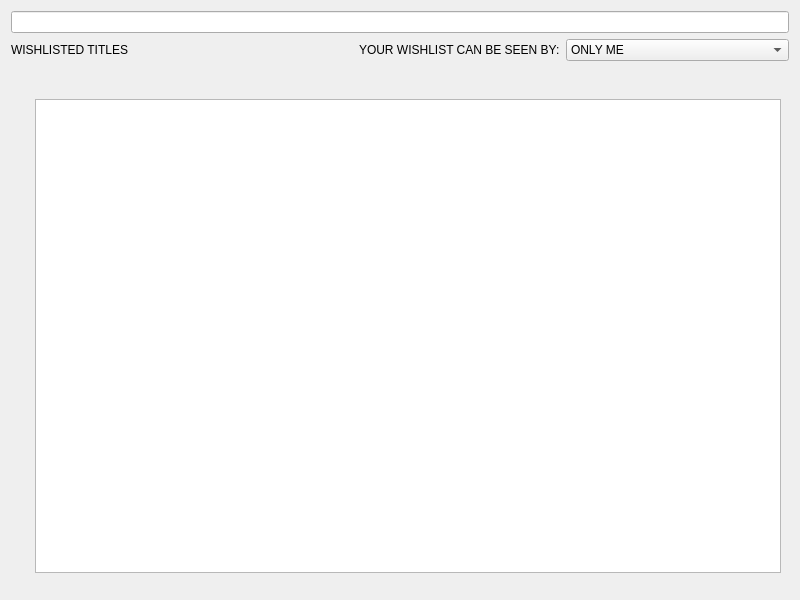
<?xml version="1.0" encoding="UTF-8"?>
<ui version="4.0">
 <class>WishlistPage</class>
 <widget class="QWidget" name="WishlistPage">
  <property name="geometry">
   <rect>
    <x>0</x>
    <y>0</y>
    <width>800</width>
    <height>600</height>
   </rect>
  </property>
  <property name="windowTitle">
   <string>Form</string>
  </property>
  <layout class="QVBoxLayout" name="verticalLayout">
   <item>
    <layout class="QHBoxLayout" name="filtersLayout">
     <item>
      <widget class="QLineEdit" name="searchEdit"/>
     </item>
    </layout>
   </item>
   <item>
    <layout class="QHBoxLayout" name="headerLayout">
     <item>
      <widget class="QLabel" name="titleLabel">
       <property name="text">
        <string>WISHLISTED TITLES</string>
       </property>
      </widget>
     </item>
     <item>
      <spacer name="headerSpacer">
       <property name="orientation">
        <enum>Qt::Horizontal</enum>
       </property>
       <property name="sizeHint" stdset="0">
        <size>
         <width>40</width>
         <height>20</height>
        </size>
       </property>
      </spacer>
     </item>
     <item>
      <widget class="QLabel" name="visibilityLabel">
       <property name="text">
        <string>YOUR WISHLIST CAN BE SEEN BY:</string>
       </property>
      </widget>
     </item>
     <item>
      <widget class="QComboBox" name="visibilityComboBox">
       <property name="sizePolicy">
        <sizepolicy hsizetype="MinimumExpanding" vsizetype="Fixed">
         <horstretch>0</horstretch>
         <verstretch>0</verstretch>
        </sizepolicy>
       </property>
       <item>
        <property name="text">
         <string>ONLY ME</string>
        </property>
       </item>
       <item>
        <property name="text">
         <string>FRIENDS ONLY</string>
        </property>
       </item>
       <item>
        <property name="text">
         <string>EVERYONE</string>
        </property>
       </item>
      </widget>
     </item>
    </layout>
   </item>
   <item>
    <widget class="QStackedWidget" name="contentsStack">
     <widget class="QWidget" name="resultsPage">
      <layout class="QVBoxLayout" name="resultsPageLayout">
       <property name="spacing">
        <number>0</number>
       </property>
       <property name="leftMargin">
        <number>24</number>
       </property>
       <property name="topMargin">
        <number>32</number>
       </property>
       <property name="rightMargin">
        <number>8</number>
       </property>
       <property name="bottomMargin">
        <number>16</number>
       </property>
       <item>
        <widget class="QListWidget" name="resultsList">
         <property name="editTriggers">
          <set>QAbstractItemView::NoEditTriggers</set>
         </property>
         <property name="showDropIndicator" stdset="0">
          <bool>false</bool>
         </property>
         <property name="selectionMode">
          <enum>QAbstractItemView::NoSelection</enum>
         </property>
         <property name="resizeMode">
          <enum>QListView::Adjust</enum>
         </property>
         <property name="uniformItemSizes">
          <bool>true</bool>
         </property>
        </widget>
       </item>
      </layout>
     </widget>
     <widget class="QWidget" name="loaderPage">
      <layout class="QVBoxLayout" name="loaderPageLayout">
       <property name="spacing">
        <number>0</number>
       </property>
       <property name="leftMargin">
        <number>24</number>
       </property>
       <property name="topMargin">
        <number>32</number>
       </property>
       <property name="rightMargin">
        <number>8</number>
       </property>
       <property name="bottomMargin">
        <number>16</number>
       </property>
       <item>
        <widget class="QProgressBar" name="progressBar">
         <property name="maximum">
          <number>0</number>
         </property>
         <property name="value">
          <number>-1</number>
         </property>
        </widget>
       </item>
      </layout>
     </widget>
    </widget>
   </item>
  </layout>
 </widget>
 <resources/>
 <connections/>
</ui>
